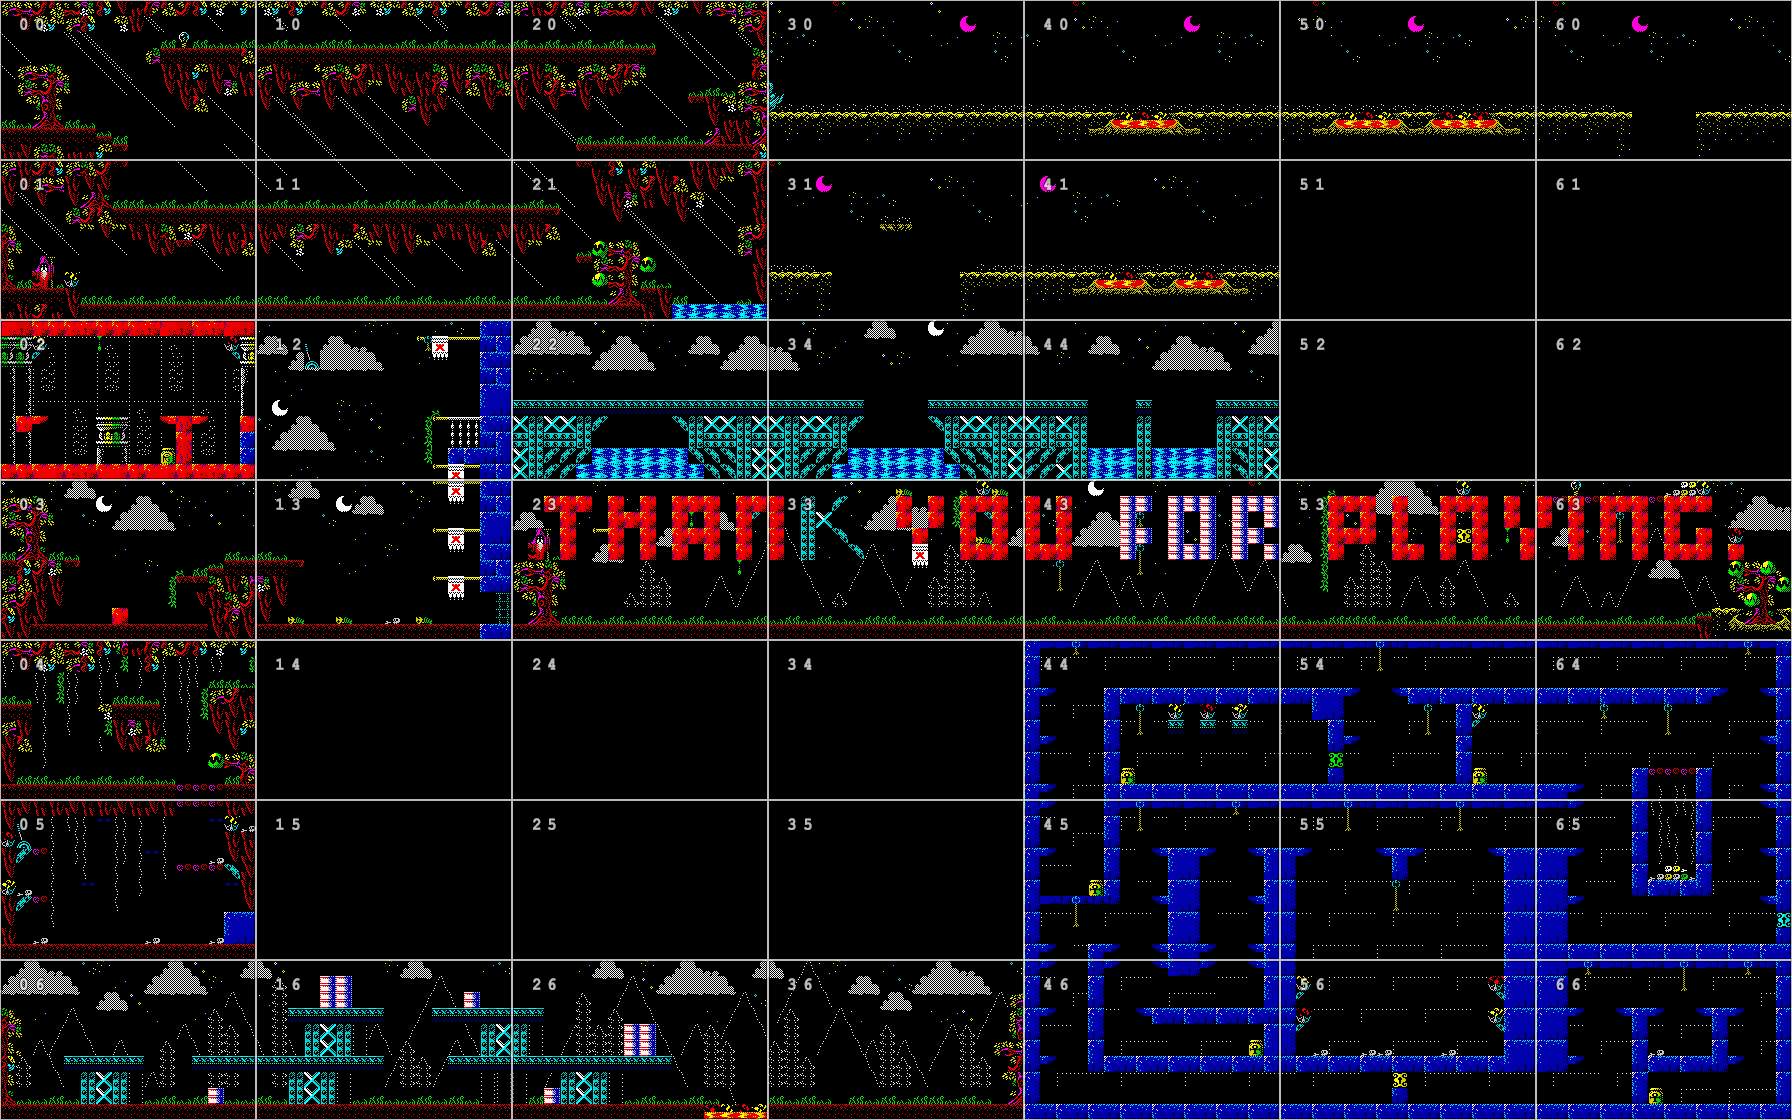

This game map was drawn from its Tiled (.tmx) file and the tilesets committed beside it. A one-line description and the trimmed map source follow:
An orthogonal 112x70 tile map with 16x16 px tiles, 2 tile layers (Fondo, Divisiones), 1 hidden layer not drawn, 4 tilesets and 47 objects (001 - BOX_JAR - Bombilla, 002 - BOX_JAR - KILL PLAYER, 003 - BOX_JAR - KILL PLAYER, 004 - SWITCH - Nube Sir Fred, 005 - BOX_JAR - Dejar Bombilla en mago, ...).

<map version="1.0" orientation="orthogonal" renderorder="right-down" width="112" height="70" tilewidth="16" tileheight="16" nextobjectid="541">
 <properties>
  <property name="InitialCoords" value="64,64" />
  <property name="InitialScreen" value="0,0" />
  <property name="__script-5_6" value="ACTION_CHECKPOINT, ACTION_PLAYER" />
  <property name="script-0_2" value="ACTION_CHECKPOINT, ACTION_PLAYER" />
  <property name="script-0_3" value="ACTION_CHECKPOINT, ACTION_PLAYER" />
  <property name="script-0_4" value="ACTION_CHECKPOINT, ACTION_PLAYER" />
  <property name="script-0_6" value="ACTION_CHECKPOINT, ACTION_PLAYER" />
  <property name="script-2_2" value="ACTION_CHECKPOINT, ACTION_PLAYER" />
  <property name="script-2_3" value="ACTION_CHECKPOINT, ACTION_PLAYER" />
  <property name="script-3_0" value="ACTION_CHECKPOINT, ACTION_PLAYER" />
  <property name="script-4_6" value="ACTION_CHECKPOINT, ACTION_PLAYER" />
  <property name="string-0" value="EL FUEGO QUE NO QUEMA." />
  <property name="string-0-en" value="THE FIRE WHICH DOES NOT BURN." />
  <property name="string-1" value="GRACIAS POR TRAER ESTE OBJETO." />
  <property name="string-1-en" value="THANK YOU FOR BRINGING ME THIS OBJECT." />
 </properties>
 <tileset firstgid="1" name="STILES" tilewidth="16" tileheight="16" tilecount="256" columns="16">
  <image source="tiles_nivel09.png" width="256" height="256" />
 </tileset>
 <tileset firstgid="257" name="Durezas" tilewidth="16" tileheight="16" tilecount="4" columns="4">
  <image source="tiles_durezas.png" width="64" height="16" />
 </tileset>
 <tileset firstgid="261" name="Divisiones" tilewidth="16" tileheight="16" tilecount="27" columns="9">
  <image source="divisiones.png" width="144" height="48" />
 </tileset>
 <tileset firstgid="288" name="Objetos" tilewidth="16" tileheight="16" tilecount="192" columns="16">
  <image source="tiles_objetos.png" width="256" height="192" />
 </tileset>
 <layer name="Fondo" width="112" height="70">
  <data>[7840 cells, 7840 non-empty, 182 distinct tile ids]</data>
 </layer>
 <objectgroup name="Objetos">
  <object id="485" name="001 - BOX_JAR - Bombilla" gid="293" x="176" y="48" width="16" height="16">
   <properties>
    <property name="energy" value="5" />
    <property name="objid" value="1" />
    <property name="objtype" value="box_jar" />
    <property name="script" value="ACTION_WAIT_PICKUP, ACTION_STRING, 0,  ACTION_REMOVE_JAR, 255, ACTION_ADD_INVENTORY, OBJECT_KEY_WHITE, ACTION_NONE" />
    <property name="scriptid" value="" />
   </properties>
  </object>
  <object id="487" name="002 - BOX_JAR - KILL PLAYER" gid="296" x="592" y="256" width="16" height="16">
   <properties>
    <property name="energy" value="5" />
    <property name="objid" value="2" />
    <property name="objtype" value="box_jar" />
    <property name="script" value="ACTION_KILL_PLAYER, ACTION_NONE" />
    <property name="scriptid" value="" />
   </properties>
  </object>
  <object id="488" name="003 - BOX_JAR - KILL PLAYER" gid="296" x="592" y="288" width="16" height="16">
   <properties>
    <property name="energy" value="5" />
    <property name="objid" value="3" />
    <property name="objtype" value="box_jar" />
    <property name="script" value="ACTION_KILL_PLAYER, ACTION_NONE" />
    <property name="scriptid" value="" />
   </properties>
  </object>
  <object id="492" name="004 - SWITCH - Nube Sir Fred" gid="289" x="304" y="352" width="16" height="16">
   <properties>
    <property name="energy" value="5" />
    <property name="objid" value="4" />
    <property name="objtype" value="switch" />
    <property name="script" value="ACTION_WAIT_SWITCH_ON, 255, ACTION_TOGGLE_SWITCH_ON, 255, ACTION_NONE" />
    <property name="scriptid" value="" />
   </properties>
  </object>
  <object id="495" name="005 - BOX_JAR - Dejar Bombilla en mago" gid="293" x="80" y="304" width="16" height="16">
   <properties>
    <property name="energy" value="5" />
    <property name="objid" value="5" />
    <property name="objtype" value="box_jar" />
    <property name="script" value="ACTION_WAIT_PICKUP, ACTION_CHECK_OBJECT_IN_INVENTORY, OBJECT_KEY_WHITE,  ACTION_REMOVE_OBJECT_FROM_INVENTORY, OBJECT_KEY_WHITE, ACTION_FX, 7,   ACTION_STRING, 1, ACTION_TELEPORT, 0,3,48,16" />
    <property name="scriptid" value="" />
   </properties>
  </object>
  <object id="496" name="006 - BOXES - Pared balcón Sir Fred" gid="293" x="496" y="400" width="16" height="16">
   <properties>
    <property name="energy" value="5" />
    <property name="objid" value="6" />
    <property name="objtype" value="box_right" />
    <property name="script" value="ACTION_WAIT_SWITCH_ON, 4, ACTION_FX, 2,  ACTION_REMOVE_BOXES, 255, ACTION_NONE" />
    <property name="scriptid" value="" />
   </properties>
  </object>
  <object id="497" name="007 - TELEPORT" gid="295" x="496" y="416" width="16" height="16">
   <properties>
    <property name="energy" value="5" />
    <property name="objid" value="7" />
    <property name="objtype" value="teleport" />
    <property name="script" value="ACTION_TELEPORT, 0,6, 16, 80" />
    <property name="scriptid" value="" />
   </properties>
  </object>
  </objectgroup>
 <layer name="Dureza" width="112" height="70" visible="0" opacity="0.67">
  <data>[7840 cells, 7840 non-empty, 4 distinct tile ids]</data>
 </layer>
 <layer name="Divisiones" width="112" height="70" opacity="0.73">
  <data>[7840 cells, 7840 non-empty, 16 distinct tile ids]</data>
 </layer>
</map>
<!-- 40 of 47 objects omitted -->
